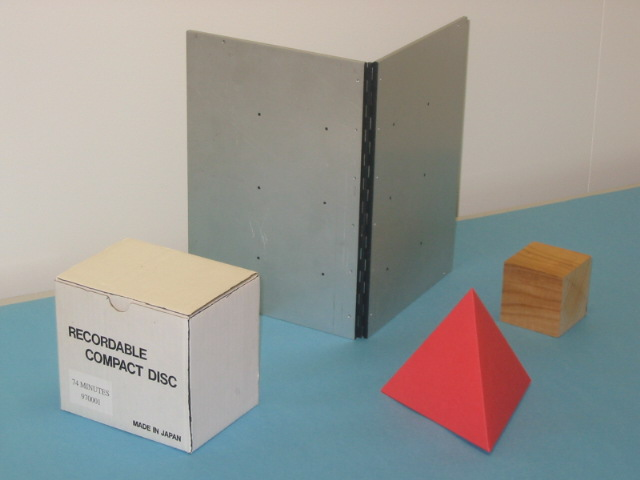
#> input picture camera-calibration/inputs/left.jpg, 640 x 480 px, found by its file name
$ python main.py
#> lines starting #> are read from the running program, lines starting #| are printed output that depends on the picture
### camera-calibration/utils.py
import cv2 as cv
import numpy as np


def read_points(filename):
    points = []
    with open(filename, 'r') as f:
#> (reads camera-calibration/xy_left.txt from the repository)
        for line in f.readlines():
            line = line.strip().split()
            if len(line) == 0:
                pass
            else:
                line = list(map(int, line))
                points.append(line)
#> (reads camera-calibration/xy_right.txt from the repository)
#> (reads camera-calibration/inputs/calibration_points3.txt from the repository)
    points = np.asarray(points)

    return points


def direct_linear_transformation(obj_points, img_points):
    X, Y, Z = obj_points[:, 0], obj_points[:, 1], obj_points[:, 2]
    u, v = img_points[:, 0], img_points[:, 1]

    i = 0
    n = len(img_points)
    B = np.zeros((2*n, 12))
    for j in range(0, n):
        B[i, :] = [X[j], Y[j], Z[j], 1, 0, 0, 0, 0, -u[j]*X[j], -u[j]*Y[j], -u[j]*Z[j], -u[j]]
        B[i+1, :] = [0, 0, 0, 0, X[j], Y[j], Z[j], 1, -v[j]*X[j], -v[j]*Y[j], -v[j]*Z[j], -v[j]]
        i += 2
    return B


def projection_matrix(B):
    u, s, vh = np.linalg.svd(B, full_matrices=False)
    M = vh[-1, :]
    M = np.reshape(M, (3, 4))

    return M


def get_camera_params(M):
    m1 = M[0, :3]
    m2 = M[1, :3]
    m3 = M[2, :3]

    r3 = m3
    cx = np.dot(m1, m3)
    cy = np.dot(m2, m3)
    fx = np.linalg.norm(np.cross(m1, m3))
    fy = np.linalg.norm(np.cross(m2, m3))

    r1 = 1 / (fx * (m1 - cx * m3))
    r2 = 1 / (fy * (m2 - cy * m3))

    tx = 1 / (fx * (M[0, 3] - cx * M[2, 3]))
    ty = 1 / (fy * (M[1, 3] - cx * M[2, 3]))
    tz = M[2, 3]

    # extrinsic parameters of the camera
    R = np.array([[*r1], [*r2], [*r3]])
    T = np.array([[tx], [ty], [tz]])

    # intrinsic parameters of the camera
    C = np.array([[fx, 0, cx], [0, fy, cy], [0, 0, 1]])

    return [C, R, T]


def draw_axes(img, M, axis_len, origin3D):
    origin3D_h = np.array([*origin3D, 1])
    xaxis3D_h = np.array([axis_len, 0, 0, 1])
    yaxis3D_h = np.array([0, axis_len, 0, 1])
    zaxis3D_h = np.array([0, 0, axis_len, 1])

    origin2D_h = M.dot(origin3D_h.T)
    xaxis2D_h = M.dot(xaxis3D_h.T)
    yaxis2D_h = M.dot(yaxis3D_h.T)
    zaxis2D_h = M.dot(zaxis3D_h.T)

    origin2D = tuple(map( int, origin2D_h[:2]/origin2D_h[2]))
    xaxis2D = tuple(map( int, xaxis2D_h[:2]/xaxis2D_h[2]))
    yaxis2D = tuple(map( int, yaxis2D_h[:2]/yaxis2D_h[2]))
    zaxis2D = tuple(map( int, zaxis2D_h[:2]/zaxis2D_h[2]))

    img = cv.line(img, origin2D, xaxis2D, color=(255, 0, 0), thickness=3)
    img = cv.line(img, origin2D, yaxis2D, color=(0, 255, 0), thickness=3)
    img = cv.line(img, origin2D, zaxis2D, color=(0, 0, 255), thickness=3)

    return img

### camera-calibration/main.py
import numpy as np
import cv2 as cv
from utils import read_points, direct_linear_transformation, projection_matrix, get_camera_params
from utils import draw_axes


class Image:
    def __init__(self, image_path, corresp_points):
        self.path = image_path
        self.corresp_points = corresp_points


left_img_path = 'camera_calibration/camera-calibration/inputs/left.jpg'
right_img_path = 'camera_calibration/camera-calibration/inputs/right.jpg'

xy_left = read_points('camera_calibration/camera-calibration/xy_left.txt')
xy_right = read_points('camera_calibration/camera-calibration/xy_right.txt')
obj_points = read_points('camera_calibration/camera-calibration/inputs/calibration_points3.txt')


images = [Image(left_img_path, xy_left), Image(right_img_path, xy_right)]
for image in images:
    image.B = direct_linear_transformation(obj_points, image.corresp_points)
    image.M = projection_matrix(image.B)
    image.C, image.R, image.T = get_camera_params(image.M)

    image.img = cv.imread(image.path)
#> image.img is the input picture: shape (480, 640, 3); mean B, G, R 147.7, 152, 151.5


images[0].img_with_axes = draw_axes(images[0].img, images[0].M, 200, (0, 0, 0))
#> in draw_axes, `img = cv.line(img, origin2D, zaxis2D, color=(0, 0, 255), thickness=3)`:
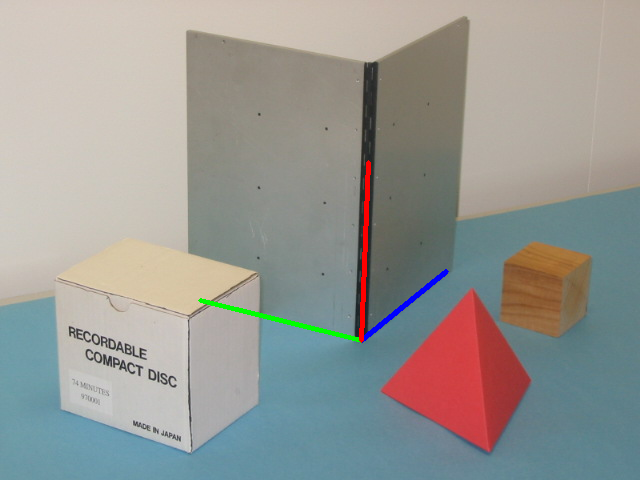
#> img: shape (480, 640, 3); mean B, G, R 147.5, 151.9, 151.7
images[1].img_with_axes = draw_axes(images[1].img, images[1].M, 200, (0, 0, 0))
#> call 2 of draw_axes, with M = array of shape (3, 4), axis_len = 200, origin3D = (0, 0, 0)
#> in draw_axes (call 2), `origin3D_h = np.array([*origin3D, 1])`: origin3D_h = [0, 0, 0, 1]
#> in draw_axes (call 2), `origin2D_h = M.dot(origin3D_h.T)`: origin2D_h = [-0.712, -0.702, -0.00205]
#> in draw_axes (call 2), `xaxis2D_h = M.dot(xaxis3D_h.T)`: xaxis2D_h = [-1.11, -0.677, -0.00218]
#> in draw_axes (call 2), `yaxis2D_h = M.dot(yaxis3D_h.T)`: yaxis2D_h = [-0.647, -0.616, -0.00231]
#> in draw_axes (call 2), `zaxis2D_h = M.dot(zaxis3D_h.T)`: zaxis2D_h = [-0.692, -0.32, -0.00196]
#> in draw_axes (call 2), `origin2D = tuple(map( int, origin2D_h[:2]/origin2D_h[2]))`: origin2D = (346, 341)
#> in draw_axes (call 2), `xaxis2D = tuple(map( int, xaxis2D_h[:2]/xaxis2D_h[2]))`: xaxis2D = (511, 311)
#> in draw_axes (call 2), `yaxis2D = tuple(map( int, yaxis2D_h[:2]/yaxis2D_h[2]))`: yaxis2D = (279, 266)
#> in draw_axes (call 2), `zaxis2D = tuple(map( int, zaxis2D_h[:2]/zaxis2D_h[2]))`: zaxis2D = (353, 163)
#> in draw_axes (call 2), `img = cv.line(img, origin2D, xaxis2D, color=(255, 0, 0), thickness=3)`:
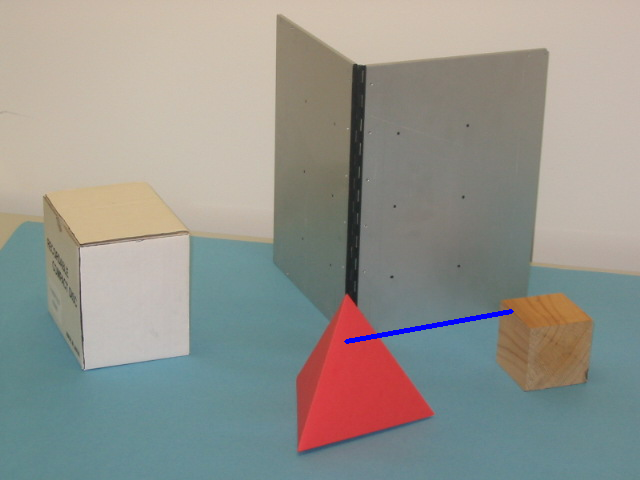
#> img: shape (480, 640, 3); mean B, G, R 141.6, 148, 148.2
#> in draw_axes (call 2), `img = cv.line(img, origin2D, zaxis2D, color=(0, 0, 255), thickness=3)`:
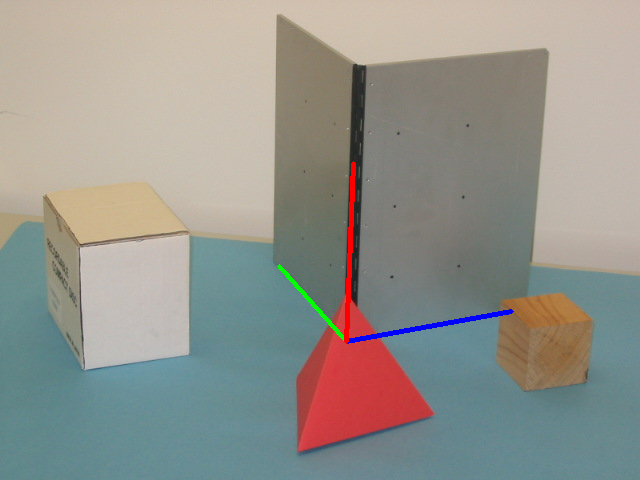
#> img: shape (480, 640, 3); mean B, G, R 141.3, 148.1, 148.6

cv.imwrite('camera_calibration/left_with_axs.jpg', images[0].img_with_axes)
cv.imwrite('camera_calibration/right_with_axs.jpg', images[1].img_with_axes)

while 1:

    cv.imshow('left image', images[0].img_with_axes)
    cv.imshow('right image', images[1].img_with_axes)

    keyCode = cv.waitKey() & 0xFF
#> (key q is pressed here)
    if keyCode == ord('q'):
        break
